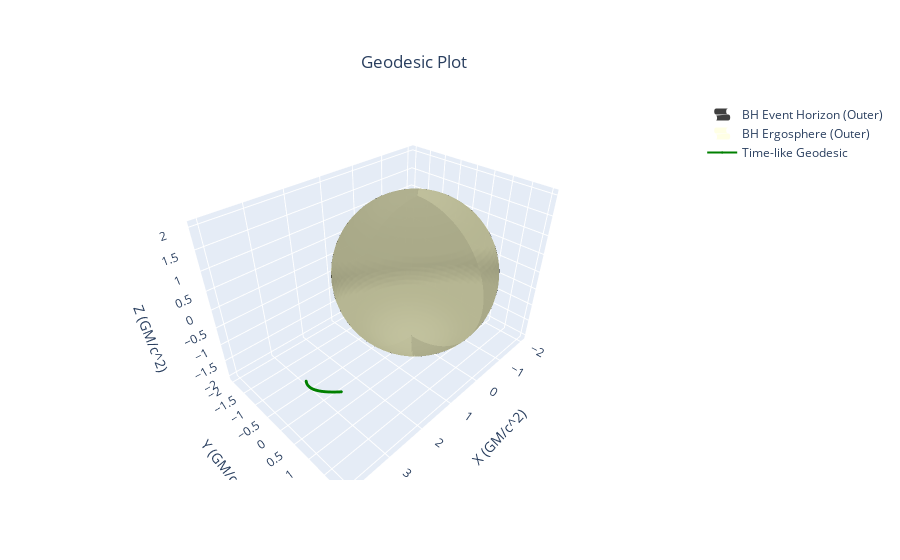

Notebook source saved alongside this figure:
### Code cell
gpl = GeodesicPlotter()
gpl.plot(geod, color="green")
gpl.show()

### Figure 1 — Plotly figure (JSON) as saved in the notebook; plotly's stock layout.template omitted (floating-point values rounded to 4 significant figures; data arrays with more than 128 entries replaced by an {"elided": "..."} marker saying what was removed)
{"data": [{"colorscale": [[0, "#000"], [1, "#000"]], "name": "BH Event Horizon (Outer)", "opacity": 0.75, "showlegend": true, "showscale": false, "type": "surface", "x": {"elided": "50x50 float values"}, "y": {"elided": "50x50 float values"}, "z": {"elided": "50x50 float values"}}, {"colorscale": [[0, "#FFC"], [1, "#FFC"]], "name": "BH Ergosphere (Outer)", "opacity": 0.5, "showlegend": true, "showscale": false, "type": "surface", "x": {"elided": "50x50 float values"}, "y": {"elided": "50x50 float values"}, "z": {"elided": "50x50 float values"}}, {"line": {"color": "green", "width": 2}, "marker": {"size": 1}, "name": "Time-like Geodesic", "showlegend": true, "type": "scatter3d", "x": {"elided": "1000 float values"}, "y": {"elided": "1000 float values"}, "z": {"elided": "1000 float values"}}], "layout": {"scene": {"xaxis": {"title": {"text": "X (GM/c^2)"}}, "yaxis": {"title": {"text": "Y (GM/c^2)"}}, "zaxis": {"title": {"text": "Z (GM/c^2)"}}}, "title": {"text": "Geodesic Plot", "x": 0.46, "xanchor": "center", "y": 0.9, "yanchor": "top"}}}
